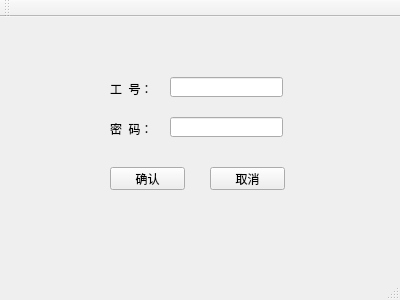
<?xml version="1.0" encoding="UTF-8"?>
<ui version="4.0">
 <class>MainWindow</class>
 <widget class="QMainWindow" name="MainWindow">
  <property name="geometry">
   <rect>
    <x>0</x>
    <y>0</y>
    <width>400</width>
    <height>300</height>
   </rect>
  </property>
  <property name="windowTitle">
   <string>MainWindow</string>
  </property>
  <widget class="QWidget" name="centralWidget">
   <widget class="QLabel" name="label">
    <property name="geometry">
     <rect>
      <x>110</x>
      <y>61</y>
      <width>54</width>
      <height>21</height>
     </rect>
    </property>
    <property name="text">
     <string>工  号：</string>
    </property>
   </widget>
   <widget class="QLabel" name="label_2">
    <property name="geometry">
     <rect>
      <x>110</x>
      <y>101</y>
      <width>54</width>
      <height>21</height>
     </rect>
    </property>
    <property name="text">
     <string>密  码：</string>
    </property>
   </widget>
   <widget class="QPushButton" name="pushButton">
    <property name="geometry">
     <rect>
      <x>110</x>
      <y>150</y>
      <width>75</width>
      <height>23</height>
     </rect>
    </property>
    <property name="text">
     <string>确认</string>
    </property>
   </widget>
   <widget class="QPushButton" name="pushButton_2">
    <property name="geometry">
     <rect>
      <x>210</x>
      <y>150</y>
      <width>75</width>
      <height>23</height>
     </rect>
    </property>
    <property name="text">
     <string>取消</string>
    </property>
   </widget>
   <widget class="QLineEdit" name="lineEdit">
    <property name="geometry">
     <rect>
      <x>170</x>
      <y>60</y>
      <width>113</width>
      <height>20</height>
     </rect>
    </property>
   </widget>
   <widget class="QLineEdit" name="lineEdit_2">
    <property name="geometry">
     <rect>
      <x>170</x>
      <y>100</y>
      <width>113</width>
      <height>20</height>
     </rect>
    </property>
   </widget>
  </widget>
  <widget class="QMenuBar" name="menuBar">
   <property name="geometry">
    <rect>
     <x>0</x>
     <y>0</y>
     <width>400</width>
     <height>22</height>
    </rect>
   </property>
  </widget>
  <widget class="QToolBar" name="mainToolBar">
   <attribute name="toolBarArea">
    <enum>TopToolBarArea</enum>
   </attribute>
   <attribute name="toolBarBreak">
    <bool>false</bool>
   </attribute>
  </widget>
  <widget class="QStatusBar" name="statusBar"/>
 </widget>
 <layoutdefault spacing="6" margin="11"/>
 <resources/>
 <connections/>
</ui>
